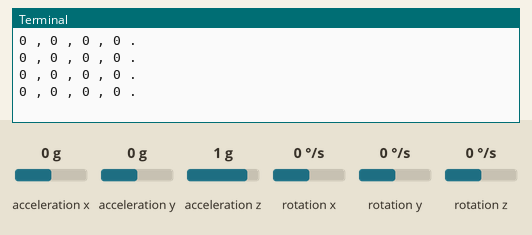
Bench run of a program on a simulated Raspberry Pi (BCM pin numbers). On the bench: the last lines printed to the terminal. The test bench sets the inputs (shaded band); at power-on: acceleration z 1 g, acceleration y 0 g, acceleration x 0 g, rotation x 0 °/s, rotation y 0 °/s, rotation z 0 °/s. Threads take turns every 2 ms; the clock reads 2024-03-15 10:24:30 at power-on unless the program sets it.

Above: at 1.2 s.
1.3 s: acceleration z set to 0 g
At 2.68 s:
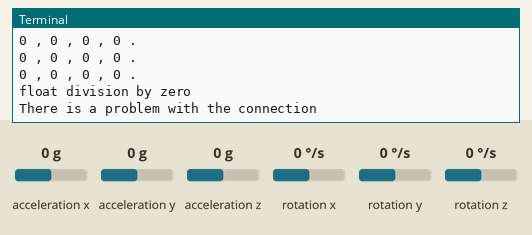
4.0 s: acceleration y set to -1.4 g
At 4.12 s:
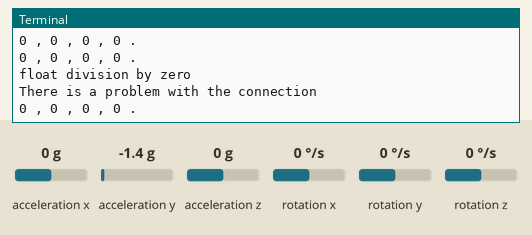
5.5 s: acceleration x set to -1.4 g
At 5.62 s:
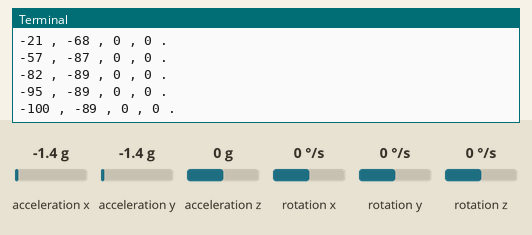
7.0 s: rotation x set to -192 °/s
At 7.12 s:
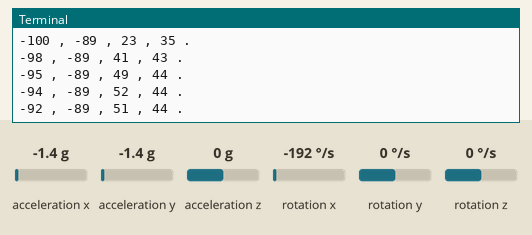
Timing chart, 0 to 9.5 s (numbered marks = the images above; inputs shaded):
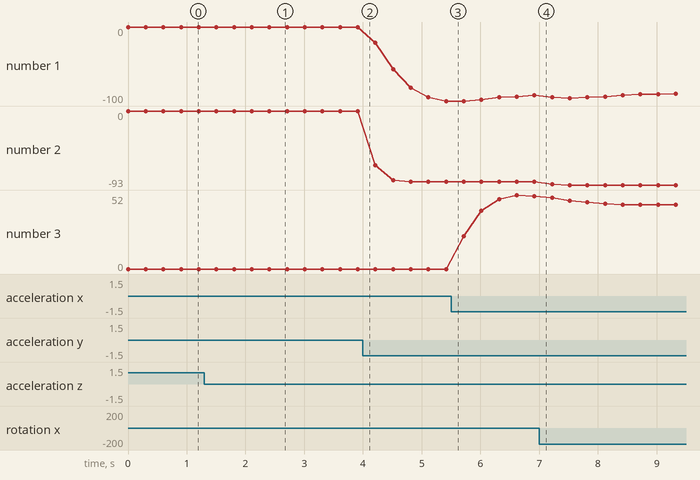

Measured:
- after the input at 1.3 s, the terminal: prints a new line after 1.2 s (image 1)
- plotted number 1: 0 → -100 after the input at 4.0 s
- plotted number 2: 0 → -89 after the input at 4.0 s, -89 → -93 after the input at 7.0 s
- plotted number 3: 0 → 51 after the input at 5.5 s

The program:

AngleOMeter.py
```python
import time
from AngleMeterAlpha import AngleMeterAlpha

angleMeter = AngleMeterAlpha()
angleMeter.measure()

while True:
    print(angleMeter.get_kalman_roll(),",", angleMeter.get_complementary_roll(), ",",angleMeter.get_kalman_pitch(),",", angleMeter.get_complementary_pitch(),".")
    #print(angleMeter.get_int_roll(), angleMeter.get_int_pitch())
    time.sleep(0.3)
```

AngleMeterAlpha.py
```python
#Connections
#MPU6050 - Raspberry pi
#VCC - 5V  (2 or 4 Board)
#GND - GND (6 - Board)
#SCL - SCL (5 - Board)
#SDA - SDA (3 - Board)


from Kalman import KalmanAngle
import smbus2			#import SMBus module of I2C
import time
import math
import threading


class AngleMeterAlpha:
		#Read the gyro and acceleromater values from MPU6050
		def MPU_Init(self):

				PWR_MGMT_1 = 0x6B
				SMPLRT_DIV = 0x19
				CONFIG = 0x1A
				GYRO_CONFIG = 0x1B
				INT_ENABLE = 0x38
				#write to sample rate register
				self.bus.write_byte_data(self.DeviceAddress, SMPLRT_DIV, 7)

				#Write to power management register
				self.bus.write_byte_data(self.DeviceAddress, PWR_MGMT_1, 1)

				# Setting DLPF (last three bit of 0X1A to 6 i.e '110' It removes the noise due to vibration.) https://ulrichbuschbaum.wordpress.com/2015/01/18/using-the-mpu6050s-dlpf/
				self.bus.write_byte_data(self.DeviceAddress, CONFIG, int('0000110', 2))

				#Write to Gyro configuration register
				self.bus.write_byte_data(self.DeviceAddress, GYRO_CONFIG, 24)

				#Write to interrupt enable register
				self.bus.write_byte_data(self.DeviceAddress, INT_ENABLE, 1)


		def read_raw_data(self, addr):
				#Accelero and Gyro value are 16-bit
				high = self.bus.read_byte_data(self.DeviceAddress, addr)
				low = self.bus.read_byte_data(self.DeviceAddress, addr+1)

				#concatenate higher and lower value
				value = ((high << 8) | low)

				#to get signed value from mpu6050
				if(value > 32768):
						value = value - 65536
				return value


		bus = smbus2.SMBus(1) 	# or bus = smbus.SMBus(0) for older version boards
		DeviceAddress = 0x68   # MPU6050 device address

		def measureAngles(self):
				flag = 0
				kalmanX = KalmanAngle()
				kalmanY = KalmanAngle()

				RestrictPitch = True  # Comment out to restrict roll to ±90deg instead - please read: http://www.freescale.com/files/sensors/doc/app_note/AN3461.pdf
				radToDeg = 57.2957786
				kalAngleX = 0
				kalAngleY = 0
				# some MPU6050 Registers and their Address

				ACCEL_XOUT_H = 0x3B
				ACCEL_YOUT_H = 0x3D
				ACCEL_ZOUT_H = 0x3F
				GYRO_XOUT_H = 0x43
				GYRO_YOUT_H = 0x45
				GYRO_ZOUT_H = 0x47

				time.sleep(1)
				# Read Accelerometer raw value
				accX = self.read_raw_data(ACCEL_XOUT_H)
				accY = self.read_raw_data(ACCEL_YOUT_H)
				accZ = self.read_raw_data(ACCEL_ZOUT_H)

				# print(accX,accY,accZ)
				# print(math.sqrt((accY**2)+(accZ**2)))
				if (RestrictPitch):
					roll = math.atan2(accY, accZ) * radToDeg
					pitch = math.atan(-accX / math.sqrt((accY ** 2) + (accZ ** 2))) * radToDeg
				else:
					roll = math.atan(accY / math.sqrt((accX ** 2) + (accZ ** 2))) * radToDeg
					pitch = math.atan2(-accX, accZ) * radToDeg
				#print(roll)
				kalmanX.setAngle(roll)
				kalmanY.setAngle(pitch)
				gyroXAngle = roll;
				gyroYAngle = pitch;
				compAngleX = roll;
				compAngleY = pitch;

				timer = time.time()
				flag = 0

				while True:

						if(flag >100): #Problem with the connection
							print("There is a problem with the connection")
							flag=0
							continue
						try:
							#Read Accelerometer raw value
							accX = self.read_raw_data(ACCEL_XOUT_H)
							accY = self.read_raw_data(ACCEL_YOUT_H)
							accZ = self.read_raw_data(ACCEL_ZOUT_H)

							#Read Gyroscope raw value
							gyroX = self.read_raw_data(GYRO_XOUT_H)
							gyroY = self.read_raw_data(GYRO_YOUT_H)
							gyroZ = self.read_raw_data(GYRO_ZOUT_H)

							dt = time.time() - timer
							timer = time.time()

							if (RestrictPitch):
								roll = math.atan2(accY,accZ) * radToDeg
								pitch = math.atan(-accX/math.sqrt((accY**2)+(accZ**2))) * radToDeg
							else:
								roll = math.atan(accY/math.sqrt((accX**2)+(accZ**2))) * radToDeg
								pitch = math.atan2(-accX,accZ) * radToDeg

							gyroXRate = gyroX/131
							gyroYRate = gyroY/131

							if (RestrictPitch):

								if((roll < -90 and kalAngleX >90) or (roll > 90 and kalAngleX < -90)):
									kalmanX.setAngle(roll)
									complAngleX = roll
									kalAngleX   = roll
									gyroXAngle  = roll
								else:
									kalAngleX = kalmanX.getAngle(roll,gyroXRate,dt)

								if(abs(kalAngleY)>90 or True):
									gyroYRate  = -gyroYRate
									kalAngleY  = kalmanY.getAngle(pitch,gyroYRate,dt)
							else:

								if((pitch < -90 and kalAngleY >90) or (pitch > 90 and kalAngleY < -90)):
									kalmanY.setAngle(pitch)
									complAngleY = pitch
									kalAngleY   = pitch
									gyroYAngle  = pitch
								else:
									kalAngleY = kalmanY.getAngle(pitch,gyroYRate,dt)

								if(abs(kalAngleX)>90):
									gyroXRate  = -gyroXRate
									kalAngleX = kalmanX.getAngle(roll,gyroXRate,dt)

							#angle = (rate of change of angle) * change in time
							gyroXAngle = gyroXRate * dt
							gyroYAngle = gyroYAngle * dt

							#compAngle = constant * (old_compAngle + angle_obtained_from_gyro) + constant * angle_obtained from accelerometer
							compAngleX = 0.93 * (compAngleX + gyroXRate * dt) + 0.07 * roll
							compAngleY = 0.93 * (compAngleY + gyroYRate * dt) + 0.07 * pitch

							if ((gyroXAngle < -180) or (gyroXAngle > 180)):
								gyroXAngle = kalAngleX
							if ((gyroYAngle < -180) or (gyroYAngle > 180)):
								gyroYAngle = kalAngleY

							#print("Angle X: " + str(complAngleX)+"   " +"Angle Y: " + str(complAngleY))
							self.pitch = compAngleY
							self.roll  = compAngleX

							self.kalman_pitch = kalAngleY
							self.kalman_roll = kalAngleX
							self.compl_pitch = compAngleY
							self.compl_roll = compAngleX
							#print(str(roll)+"  "+str(gyroXAngle)+"  "+str(compAngleX)+"  "+str(kalAngleX)+"  "+str(pitch)+"  "+str(gyroYAngle)+"  "+str(compAngleY)+"  "+str(kalAngleY))
							time.sleep(0.005)

						except Exception as exc:
                                                    if(flag == 100):
                                                        print(exc)
                                                    flag +=1


		def __init__(self):
			self.pitch=0
			self.roll = 0
			self.MPU_Init()
			self.bus = smbus2.SMBus(1)  # or bus = smbus.SMBus(0) for older version boards
			self.DeviceAddress = 0x68  # MPU6050 device address
			self.compl_pitch = 0
			self.compl_roll = 0
			self.kalman_pitch = 0
			self.kalman_roll = 0

		def measure(self):
			angleThread = threading.Thread(target=self.measureAngles)
			angleThread.start()

		def getRoll(self):
			return self.roll

		def getPitch(self):
			return self.pitch

		def get_int_pitch(self):
			return int(self.pitch)

		def get_int_roll(self):
			return int(self.roll)

		def get_complementary_roll(self):
			return int(self.compl_roll)

		def get_complementary_pitch(self):
			return int(self.compl_pitch)

		def get_kalman_roll(self):
			return int(self.kalman_roll)

		def get_kalman_pitch(self):
			return int(self.kalman_pitch)
```

Kalman.py
```python
#Kalman Filter MPU6050
class KalmanAngle:
    def __init__(self):
        self.QAngle = 0.001
        self.QBias = 0.003
        self.RMeasure = 0.03
        self.angle = 0.0
        self.bias = 0.0
        self.rate = 0.0
        self.P=[[0.0,0.0],[0.0,0.0]]

    '''def kalman():
        QAngle = 0.001
        QBias = 0.003
        RMeasure = 0.03

        angle = 0.0
        bias = 0.0

        P[0][0] = 0.0
        P[0][1] = 0.0
        P[1][0] = 0.0
        P[1][1] = 0.0'''

    def getAngle(self,newAngle, newRate,dt):
        #step 1:
        self.rate = newRate - self.bias;    #new_rate is the latest Gyro measurement
        self.angle += dt * self.rate;

        #Step 2:
        self.P[0][0] += dt * (dt*self.P[1][1] -self.P[0][1] - self.P[1][0] + self.QAngle)
        self.P[0][1] -= dt * self.P[1][1]
        self.P[1][0] -= dt * self.P[1][1]
        self.P[1][1] += self.QBias * dt

        #Step 3: Innovation
        y = newAngle - self.angle

        #Step 4: Innovation covariance
        s = self.P[0][0] + self.RMeasure

        #Step 5:    Kalman Gain
        K=[0.0,0.0]
        K[0] = self.P[0][0]/s
        K[1] = self.P[1][0]/s

        #Step 6: Update the Angle
        self.angle += K[0] * y
        self.bias  += K[1] * y

        #Step 7: Calculate estimation error covariance - Update the error covariance
        P00Temp = self.P[0][0]
        P01Temp = self.P[0][1]

        self.P[0][0] -= K[0] * P00Temp;
        self.P[0][1] -= K[0] * P01Temp;
        self.P[1][0] -= K[1] * P00Temp;
        self.P[1][1] -= K[1] * P01Temp;

        return self.angle

    def setAngle(self,angle):
        self.angle = angle

    def setQAngle(self,QAngle):
        self.QAngle = QAngle

    def setQBias(self,QBias):
        self.QBias = QBias

    def setRMeasure(self,RMeasure):
        self.RMeasure = RMeasure

    def getRate(self):
        return self.rate

    def getQAngle(self):
        return self.QAngle

    def getQBias(self):
        return self.QBias

    def  getRMeasure(self):
        return self.RMeasure
```
